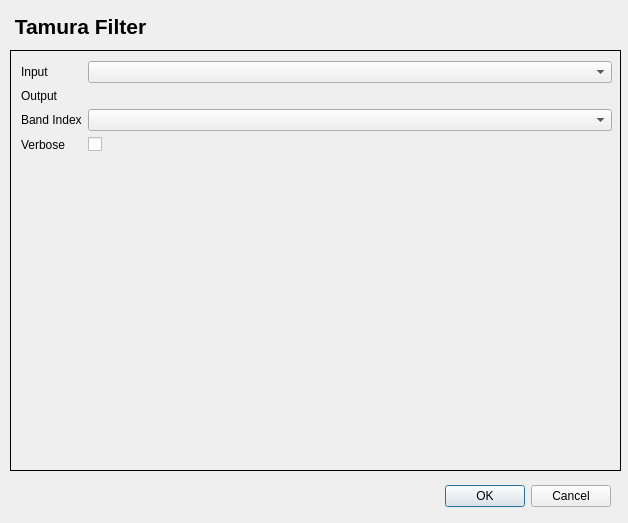
<?xml version="1.0" encoding="UTF-8"?>
<ui version="4.0">
 <class>TamuraFilterDialogBase</class>
 <widget class="QDialog" name="TamuraFilterDialogBase">
  <property name="geometry">
   <rect>
    <x>0</x>
    <y>0</y>
    <width>628</width>
    <height>523</height>
   </rect>
  </property>
  <property name="windowTitle">
   <string>Tamura Filter</string>
  </property>
  <widget class="QDialogButtonBox" name="button_box">
   <property name="geometry">
    <rect>
     <x>270</x>
     <y>480</y>
     <width>341</width>
     <height>32</height>
    </rect>
   </property>
   <property name="orientation">
    <enum>Qt::Horizontal</enum>
   </property>
   <property name="standardButtons">
    <set>QDialogButtonBox::Cancel|QDialogButtonBox::Ok</set>
   </property>
  </widget>
  <widget class="QLabel" name="title_label">
   <property name="geometry">
    <rect>
     <x>0</x>
     <y>10</y>
     <width>161</width>
     <height>33</height>
    </rect>
   </property>
   <property name="text">
    <string>&lt;!DOCTYPE HTML PUBLIC &quot;-//W3C//DTD HTML 4.0//EN&quot; &quot;http://www.w3.org/TR/REC-html40/strict.dtd&quot;&gt;
&lt;html&gt;&lt;head&gt;&lt;meta name=&quot;qrichtext&quot; content=&quot;1&quot; /&gt;&lt;style type=&quot;text/css&quot;&gt;
p, li { white-space: pre-wrap; }
&lt;/style&gt;&lt;/head&gt;&lt;body style=&quot; font-family:'Sans Serif'; font-size:9pt; font-weight:400; font-style:normal;&quot;&gt;
&lt;p style=&quot; margin-top:0px; margin-bottom:0px; margin-left:0px; margin-right:0px; -qt-block-indent:0; text-indent:0px;&quot;&gt;&lt;span style=&quot; font-size:16pt; font-weight:600;&quot;&gt;Tamura Filter&lt;/span&gt;&lt;/p&gt;&lt;/body&gt;&lt;/html&gt;</string>
   </property>
   <property name="alignment">
    <set>Qt::AlignCenter</set>
   </property>
  </widget>
  <widget class="QStackedWidget" name="stackedWidget">
   <property name="geometry">
    <rect>
     <x>10</x>
     <y>50</y>
     <width>611</width>
     <height>421</height>
    </rect>
   </property>
   <property name="frameShape">
    <enum>QFrame::Box</enum>
   </property>
   <widget class="QWidget" name="page">
    <widget class="QWidget" name="formLayoutWidget">
     <property name="geometry">
      <rect>
       <x>10</x>
       <y>10</y>
       <width>591</width>
       <height>211</height>
      </rect>
     </property>
     <layout class="QFormLayout" name="formLayout">
      <item row="0" column="0">
       <widget class="QLabel" name="inputLabel">
        <property name="text">
         <string>Input</string>
        </property>
       </widget>
      </item>
      <item row="0" column="1">
       <widget class="QgsMapLayerComboBox" name="inputQgsMapLayerComboBox">
        <property name="toolTip">
         <string>&lt;html&gt;&lt;head/&gt;&lt;body&gt;&lt;p&gt;Input Image file&lt;/p&gt;&lt;/body&gt;&lt;/html&gt;</string>
        </property>
       </widget>
      </item>
      <item row="1" column="0">
       <widget class="QLabel" name="outputLabel">
        <property name="text">
         <string>Output</string>
        </property>
       </widget>
      </item>
      <item row="1" column="1">
       <widget class="QgsFileWidget" name="outputQgsFileWidget" native="true">
        <property name="toolTip">
         <string>&lt;html&gt;&lt;head/&gt;&lt;body&gt;&lt;p&gt;Output Image filename&lt;/p&gt;&lt;/body&gt;&lt;/html&gt;</string>
        </property>
        <property name="dialogTitle" stdset="0">
         <string>Select output file</string>
        </property>
        <property name="filter" stdset="0">
         <string>*.tif *.tiff *.gtif ;;*.img ;; *.*</string>
        </property>
       </widget>
      </item>
      <item row="2" column="0">
       <widget class="QLabel" name="bandIndexLabel">
        <property name="text">
         <string>Band Index</string>
        </property>
       </widget>
      </item>
      <item row="2" column="1">
       <widget class="QgsRasterBandComboBox" name="bandIndexQgsRasterBandComboBox">
        <property name="toolTip">
         <string>&lt;html&gt;&lt;head/&gt;&lt;body&gt;&lt;p&gt;Output Image filename&lt;/p&gt;&lt;/body&gt;&lt;/html&gt;</string>
        </property>
       </widget>
      </item>
      <item row="3" column="0">
       <widget class="QLabel" name="verboseLabel">
        <property name="text">
         <string>Verbose</string>
        </property>
       </widget>
      </item>
      <item row="3" column="1">
       <widget class="QCheckBox" name="verboseCheckBox">
        <property name="toolTip">
         <string>&lt;html&gt;&lt;head/&gt;&lt;body&gt;&lt;p&gt;Verbose Mode - print a message to console&lt;/p&gt;&lt;/body&gt;&lt;/html&gt;</string>
        </property>
       </widget>
      </item>
     </layout>
    </widget>
   </widget>
   <widget class="QWidget" name="page_2"/>
  </widget>
  <zorder>stackedWidget</zorder>
  <zorder>title_label</zorder>
  <zorder>button_box</zorder>
 </widget>
 <customwidgets>
  <customwidget>
   <class>QgsFileWidget</class>
   <extends>QWidget</extends>
   <header>qgsfilewidget.h</header>
  </customwidget>
  <customwidget>
   <class>QgsMapLayerComboBox</class>
   <extends>QComboBox</extends>
   <header>qgsmaplayercombobox.h</header>
  </customwidget>
  <customwidget>
   <class>QgsRasterBandComboBox</class>
   <extends>QComboBox</extends>
   <header>qgsrasterbandcombobox.h</header>
  </customwidget>
 </customwidgets>
 <resources/>
 <connections>
  <connection>
   <sender>button_box</sender>
   <signal>accepted()</signal>
   <receiver>TamuraFilterDialogBase</receiver>
   <slot>accept()</slot>
   <hints>
    <hint type="sourcelabel">
     <x>20</x>
     <y>20</y>
    </hint>
    <hint type="destinationlabel">
     <x>20</x>
     <y>20</y>
    </hint>
   </hints>
  </connection>
  <connection>
   <sender>button_box</sender>
   <signal>rejected()</signal>
   <receiver>TamuraFilterDialogBase</receiver>
   <slot>reject()</slot>
   <hints>
    <hint type="sourcelabel">
     <x>20</x>
     <y>20</y>
    </hint>
    <hint type="destinationlabel">
     <x>20</x>
     <y>20</y>
    </hint>
   </hints>
  </connection>
 </connections>
</ui>
